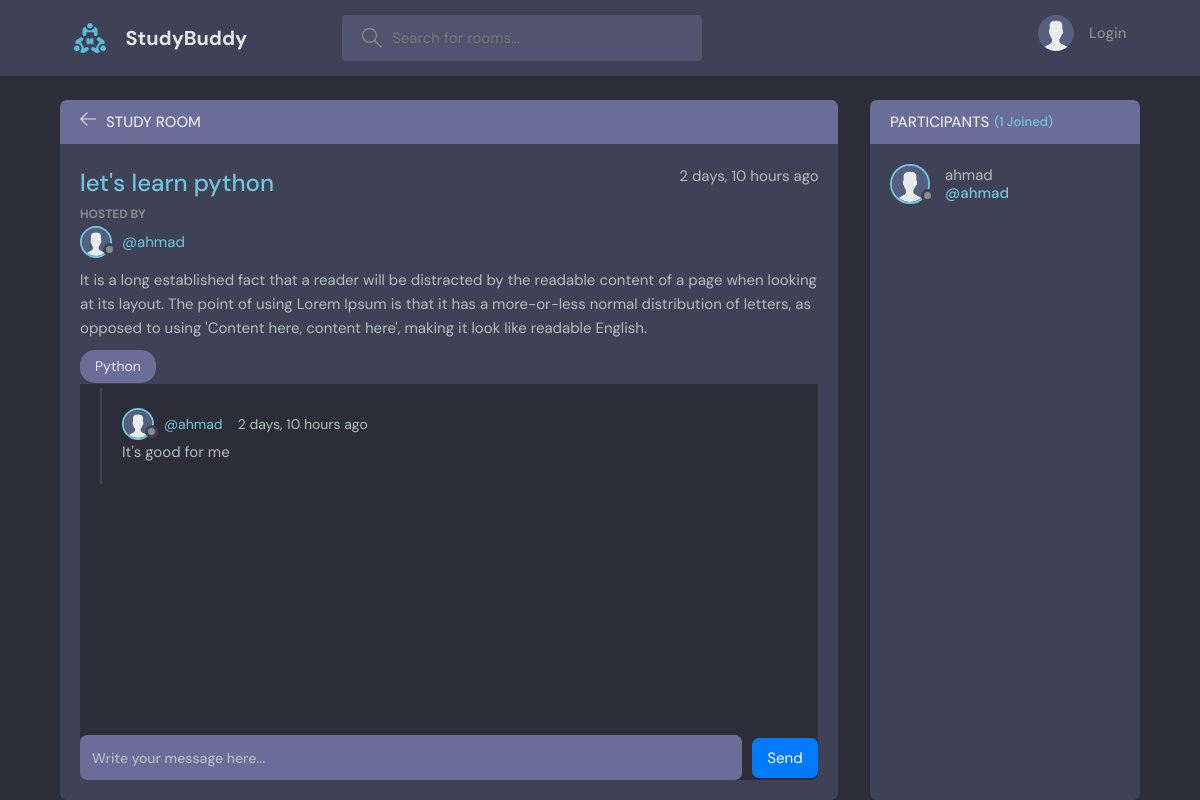
Page /room/1/ on the earlier database version.
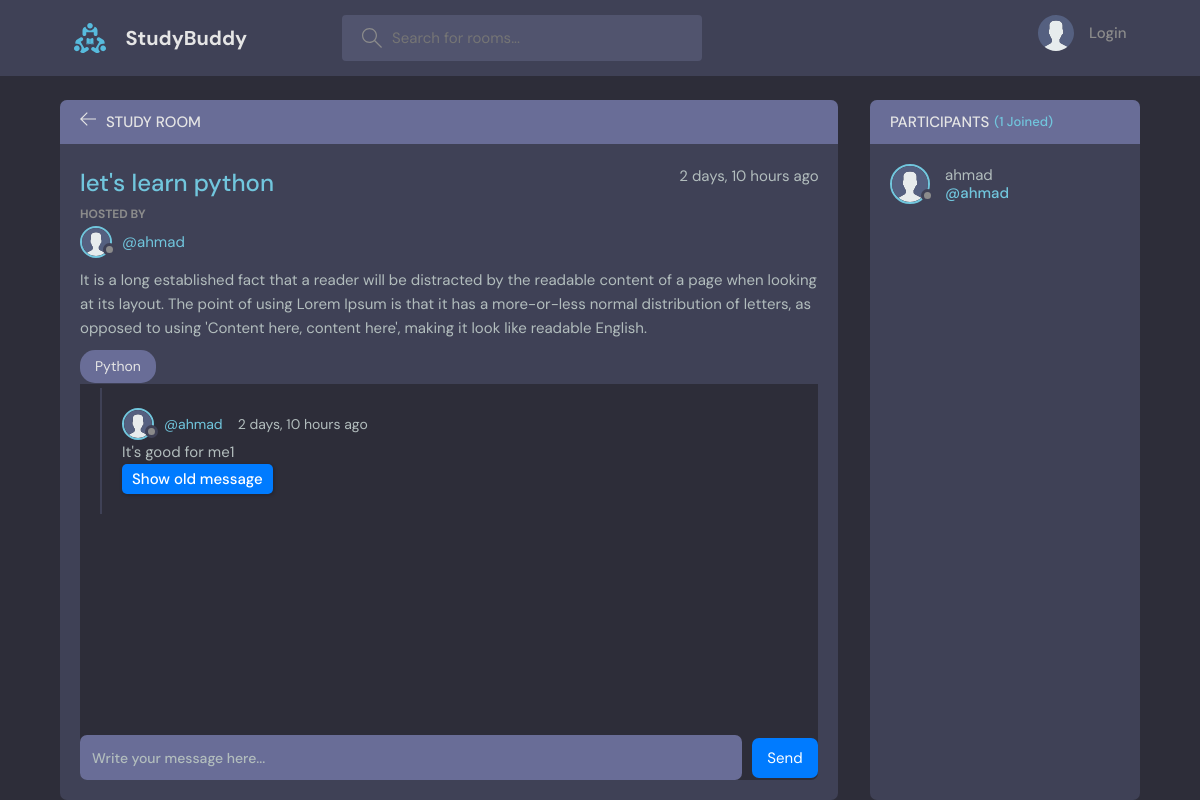
Same page on the later database version.
### base/models.py (models this page shows, shortened)
class Message(models.Model):
    user = models.ForeignKey(User, on_delete=models.CASCADE)
    room = models.ForeignKey(Room, on_delete=models.CASCADE)
    body = models.TextField()
    old_body = models.TextField(null=True, blank=True)
    updated = models.DateTimeField(auto_now=True)
    created = models.DateTimeField(auto_now_add=True)
    class Meta:
        ordering = ['-updated', '-created']

class User(AbstractUser):
    name = models.CharField(max_length=200, null=True)
    email = models.EmailField(unique=True, null=True)
    bio = models.TextField(null=True)
    avatar = models.ImageField(null=True, default="avatar.svg")
    USERNAME_FIELD = 'email'
    REQUIRED_FIELDS = []

### base/views.py (the view, shortened to what this page needs)
# urls.py: path('room/<str:pk>/', views.room, name="room"),
def room(request, pk):
    room = Room.objects.get(id=pk)
    room_messages = room.message_set.all()
    participants = room.participants.all()
    context = {'room': room, 'room_messages': room_messages, 'participants':participants}
    return render(request, 'base/room.html', context)

### base/models.py (called while the page is built)
    def __str__(self):
        return self.name

### base/templates/base/room.html (shortened to what this page needs)
{% extends "main.html" %}
{% block content %}
    <main class="profile-page layout layout--2">
      <div class="container">
        <div class="room">
          <div class="room__top">
            <div class="room__topLeft">
              <a href="{% url 'home' %}" class="back-button">
                <svg version="1.1" xmlns="http://www.w3.org/2000/svg" width="32" height="32" viewBox="0 0 32 32">
                  <title>arrow-left</title>
                  <path
                    d="M13.723 2.286l-13.723 13.714 13.719 13.714 1.616-1.611-10.96-10.96h27.625v-2.286h-27.625l10.965-10.965-1.616-1.607z"
                  ></path>
                </svg>
              </a>
              <h3>Study Room</h3>
            </div>
          </div>
          <div class="room__box scroll">
            <div class="room__header scroll">
              <div class="room__info">
                <h3>{{ room.name }}</h3>
                <span>{{ room.created|timesince }} ago</span>
              </div>
              <div class="room__hosted">
                <p>Hosted By</p>
                <a href="{% url 'user-profile' room.host.id %}" class="room__author">
                  <div class="avatar avatar--small">
                    <img src="{{room.host.avatar.url}}" alt="Host Image"/>
                  </div>
                  <span>@{{ room.host.username }}</span>
                </a>
              </div>
              <div class="room__details">
                {{ room.description }}
              </div>
              <span class="room__topics">{{ room.topic }}</span>
            </div>
            <div class="room__conversation">
              <div class="threads scroll">
                {% for message in room_messages %}
                <div class="thread">
                  <div class="thread__top">
                    <div class="thread__author">
                      <a href="{% url 'user-profile' message.user.id %}" class="thread__authorInfo">
                        <div class="avatar avatar--small">
                          <img src="{{message.user.avatar.url}}" alt="User Image" />
                        </div>
                        <span>@{{ message.user.username }}</span>
                      </a>
                      <span class="thread__date">{{ message.created|timesince }} ago</span>
                    </div>
                  </div>
                  <div class="thread__message">
                    <div id="currentMessage-{{ message.id }}">{{ message.body }}</div>
                    {% if message.old_body %}
                    <button class="btn" id="toggleButton-{{ message.id }}" onclick="toggleMessage('{{ message.id }}')">Show old message</button>
                    {% endif %}
                  </div>
                </div>
                {% endfor %}
              </div>
            </div>
          </div>
          <div class="room__message">
            <form action="" method="POST">
                <input name="body" placeholder="Write your message here..." class="input-message" required />
                <button type="submit" class="btn-send">Send</button>
            </form>
          </div>
        </div>
        <div class="participants">
          <h3 class="participants__top">Participants <span>({{ participants.count }} Joined)</span></h3>
          <div class="participants__list scroll">
            {% for user in participants %}
            <a href="{% url 'user-profile' user.id %}" class="participant">
              <div class="avatar avatar--medium">
                <img src="{{user.avatar.url}}" alt="Participant Image" />
              </div>
              <p>
                {{ user.username }}
                <span>@{{ user.username }}</span>
              </p>
            </a>
            {% endfor %}
          </div>
        </div>
      </div>
    </main>
{% endblock content %}

Differences in the rows shown:
changed Message "ahmad": body "It's good for me" → "It's good for me1"; now shows "Show old message"
